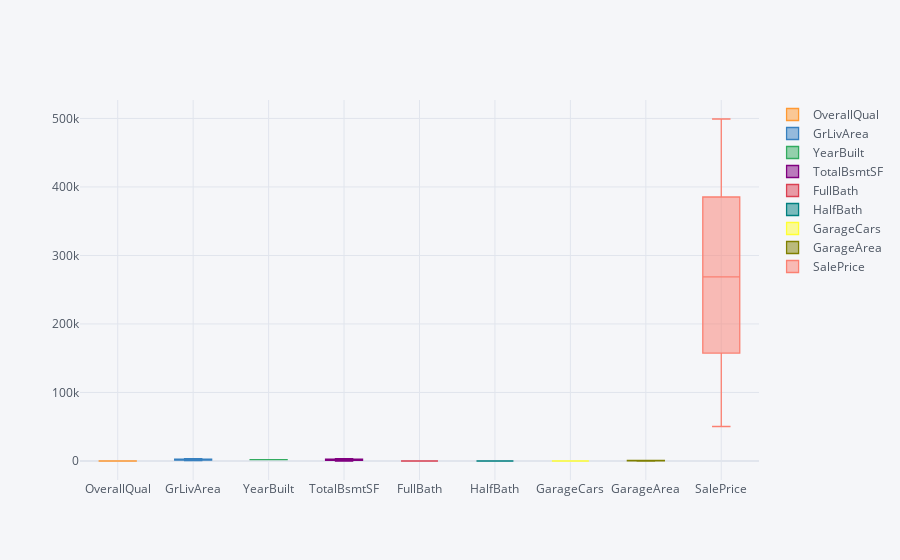

Here is the notebook cell this chart was saved with:
### Code cell
df.iplot(kind='box', x='SalePrice',y='OverallQual')

### Figure 1 — Plotly figure (JSON) as saved in the notebook; plotly's stock layout.template omitted (floating-point values rounded to 4 significant figures; data arrays with more than 128 entries replaced by an {"elided": "..."} marker saying what was removed)
{"data": [{"boxpoints": false, "line": {"width": 1.3}, "marker": {"color": "rgba(255, 153, 51, 1.0)"}, "name": "OverallQual", "orientation": "v", "type": "box", "y": {"elided": "1000 int values"}}, {"boxpoints": false, "line": {"width": 1.3}, "marker": {"color": "rgba(55, 128, 191, 1.0)"}, "name": "GrLivArea", "orientation": "v", "type": "box", "y": {"elided": "1000 int values"}}, {"boxpoints": false, "line": {"width": 1.3}, "marker": {"color": "rgba(50, 171, 96, 1.0)"}, "name": "YearBuilt", "orientation": "v", "type": "box", "y": {"elided": "1000 int values"}}, {"boxpoints": false, "line": {"width": 1.3}, "marker": {"color": "rgba(128, 0, 128, 1.0)"}, "name": "TotalBsmtSF", "orientation": "v", "type": "box", "y": {"elided": "1000 int values"}}, {"boxpoints": false, "line": {"width": 1.3}, "marker": {"color": "rgba(219, 64, 82, 1.0)"}, "name": "FullBath", "orientation": "v", "type": "box", "y": {"elided": "1000 int values"}}, {"boxpoints": false, "line": {"width": 1.3}, "marker": {"color": "rgba(0, 128, 128, 1.0)"}, "name": "HalfBath", "orientation": "v", "type": "box", "y": {"elided": "1000 int values"}}, {"boxpoints": false, "line": {"width": 1.3}, "marker": {"color": "rgba(255, 255, 51, 1.0)"}, "name": "GarageCars", "orientation": "v", "type": "box", "y": {"elided": "1000 int values"}}, {"boxpoints": false, "line": {"width": 1.3}, "marker": {"color": "rgba(128, 128, 0, 1.0)"}, "name": "GarageArea", "orientation": "v", "type": "box", "y": {"elided": "1000 int values"}}, {"boxpoints": false, "line": {"width": 1.3}, "marker": {"color": "rgba(251, 128, 114, 1.0)"}, "name": "SalePrice", "orientation": "v", "type": "box", "y": {"elided": "1000 int values"}}], "layout": {"legend": {"bgcolor": "#F5F6F9", "font": {"color": "#4D5663"}}, "paper_bgcolor": "#F5F6F9", "plot_bgcolor": "#F5F6F9", "title": {"font": {"color": "#4D5663"}}, "xaxis": {"gridcolor": "#E1E5ED", "showgrid": true, "tickfont": {"color": "#4D5663"}, "title": {"font": {"color": "#4D5663"}, "text": ""}, "zerolinecolor": "#E1E5ED"}, "yaxis": {"gridcolor": "#E1E5ED", "showgrid": true, "tickfont": {"color": "#4D5663"}, "title": {"font": {"color": "#4D5663"}, "text": ""}, "zerolinecolor": "#E1E5ED"}}}
